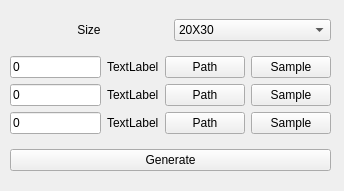
<?xml version="1.0" encoding="UTF-8"?>
<ui version="4.0">
 <class>MainWindow</class>
 <widget class="QMainWindow" name="MainWindow">
  <property name="geometry">
   <rect>
    <x>0</x>
    <y>0</y>
    <width>344</width>
    <height>191</height>
   </rect>
  </property>
  <property name="windowTitle">
   <string>MainWindow</string>
  </property>
  <widget class="QWidget" name="centralwidget">
   <widget class="QWidget" name="verticalLayoutWidget_2">
    <property name="geometry">
     <rect>
      <x>10</x>
      <y>10</y>
      <width>321</width>
      <height>171</height>
     </rect>
    </property>
    <layout class="QVBoxLayout" name="verticalLayout_5">
     <item>
      <layout class="QHBoxLayout" name="horizontalLayout">
       <item>
        <widget class="QLabel" name="size_label">
         <property name="text">
          <string>Size</string>
         </property>
         <property name="alignment">
          <set>Qt::AlignCenter</set>
         </property>
        </widget>
       </item>
       <item>
        <widget class="QComboBox" name="size_comboBox">
         <item>
          <property name="text">
           <string>20X30</string>
          </property>
         </item>
         <item>
          <property name="text">
           <string>30X30</string>
          </property>
         </item>
        </widget>
       </item>
      </layout>
     </item>
     <item>
      <layout class="QVBoxLayout" name="verticalLayout">
       <item>
        <layout class="QHBoxLayout" name="horizontalLayout_4">
         <item>
          <widget class="QLineEdit" name="le_nbr_form_1">
           <property name="text">
            <string>0</string>
           </property>
          </widget>
         </item>
         <item>
          <widget class="QLabel" name="label_name_form_1">
           <property name="text">
            <string>TextLabel</string>
           </property>
          </widget>
         </item>
         <item>
          <widget class="QPushButton" name="button_path_form_1">
           <property name="text">
            <string>Path</string>
           </property>
          </widget>
         </item>
         <item>
          <widget class="QPushButton" name="button_display_form_1">
           <property name="text">
            <string>Sample</string>
           </property>
          </widget>
         </item>
        </layout>
       </item>
       <item>
        <layout class="QHBoxLayout" name="horizontalLayout_2">
         <item>
          <widget class="QLineEdit" name="le_nbr_form_2">
           <property name="text">
            <string>0</string>
           </property>
          </widget>
         </item>
         <item>
          <widget class="QLabel" name="label_name_form_2">
           <property name="text">
            <string>TextLabel</string>
           </property>
          </widget>
         </item>
         <item>
          <widget class="QPushButton" name="button_path_form_2">
           <property name="text">
            <string>Path</string>
           </property>
          </widget>
         </item>
         <item>
          <widget class="QPushButton" name="button_display_form_2">
           <property name="text">
            <string>Sample</string>
           </property>
          </widget>
         </item>
        </layout>
       </item>
       <item>
        <layout class="QHBoxLayout" name="horizontalLayout_3">
         <item>
          <widget class="QLineEdit" name="le_nbr_form_3">
           <property name="text">
            <string>0</string>
           </property>
          </widget>
         </item>
         <item>
          <widget class="QLabel" name="label_name_form_3">
           <property name="text">
            <string>TextLabel</string>
           </property>
          </widget>
         </item>
         <item>
          <widget class="QPushButton" name="button_path_form_3">
           <property name="text">
            <string>Path</string>
           </property>
          </widget>
         </item>
         <item>
          <widget class="QPushButton" name="button_display_form_3">
           <property name="text">
            <string>Sample</string>
           </property>
          </widget>
         </item>
        </layout>
       </item>
      </layout>
     </item>
     <item>
      <widget class="QPushButton" name="generate_button">
       <property name="text">
        <string>Generate</string>
       </property>
      </widget>
     </item>
    </layout>
   </widget>
  </widget>
 </widget>
 <resources/>
 <connections/>
</ui>
